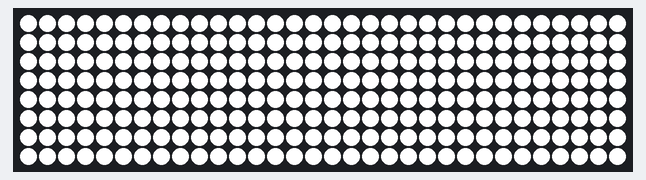
Recording of a program running on a simulated Raspberry Pi (BCM pin numbers). On the bench: 32×8 RGB LED matrix (first LED top left, wired row by row). At 0.0 s the program stops and its outputs stay as they are.

Above: at 0.1 s.

The program:

Rpi_LED_all.py
```python
import board
import neopixel

pixel_pin = board.D18
pixel_width = 32
pixel_height = 8
num_pixels = pixel_width * pixel_height

pixels = neopixel.NeoPixel(
    pixel_pin,
    num_pixels,
    brightness=1.0,
    auto_write=False,
    pixel_order=neopixel.RGB
)


def fill_all(color):
    pixels.fill(color)
    pixels.show()


try:
    fill_all((255, 255, 255))

except KeyboardInterrupt:
    pixels.fill((0, 0, 0))
    pixels.show()
```
